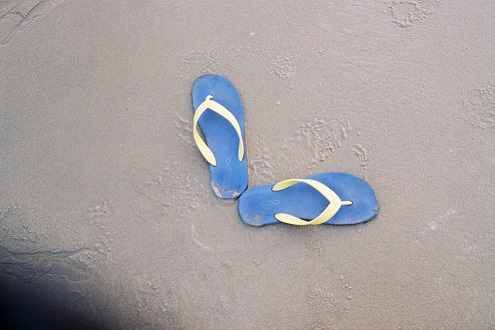
%> input picture hw1/image/slipper.JPG, 495 x 330 px
$ octave thtest.m   (GNU Octave 9; MATLAB toolbox functions it lacks are replaced by stand-ins)
%> lines starting %> are read from the running program, lines starting %| are printed output that depends on the picture; in (x1, y1, x2, y2) boxes, pixels count from 0 and x2, y2 are one past the last pixel; in counts of white or black regions, pixels touching at a corner belong together; the program's own positions count from 1
clc;
close all;
clf;
clear all;
img_path = '.\slipper.jpg';
img = imread(img_path);
%> img is the input picture: size 330x495x3 uint8; mean R, G, B 166, 160.4, 160.8
img = rgb2gray(img);
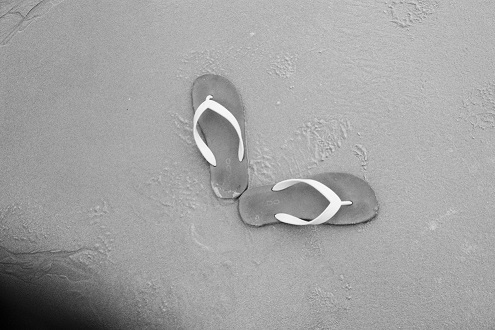
%> img: size 330x495 uint8; min 1, max 254, mean 162.2
%level = graythresh(img)
BW = imbinarize(img,0.5);
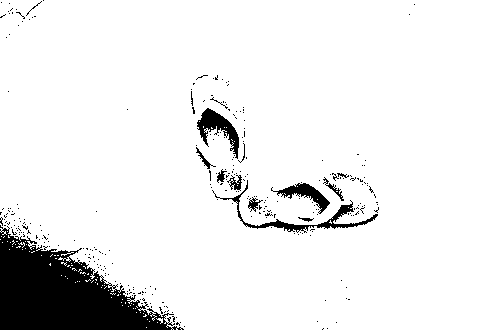
%> BW: size 330x495 logical; 91.9% white; 294 black regions (280 under 20 px), largest, box (x1, y1, x2, y2) and area: (0, 225, 184, 330) 9849, (212, 180, 378, 233) 874, (197, 108, 239, 159) 801
imshowpair(img,BW,'montage');
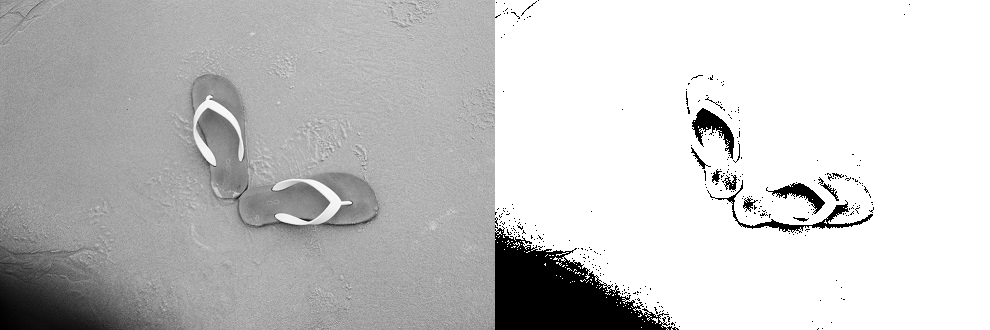
%> displayed picture: size 330x990, on the screen's scale of 0 to 255; min 0, max 255, mean 198.2
figure;
imshow(uint8(BW).*img);
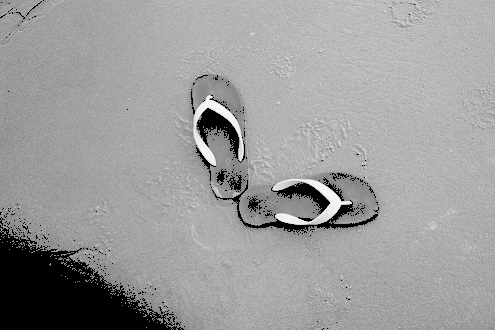
%> displayed picture: size 330x495, on the screen's scale of 0 to 255; min 0, max 254, mean 155.6
